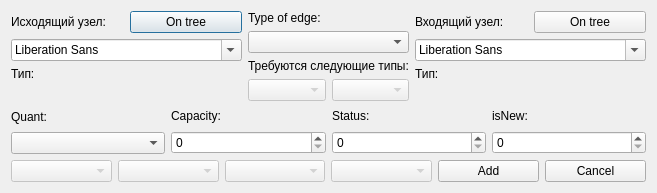
<?xml version="1.0" encoding="UTF-8"?>
<ui version="4.0">
 <class>FormNewEdge</class>
 <widget class="QDialog" name="FormNewEdge">
  <property name="geometry">
   <rect>
    <x>0</x>
    <y>0</y>
    <width>620</width>
    <height>193</height>
   </rect>
  </property>
  <property name="windowTitle">
   <string>Add new edge</string>
  </property>
  <layout class="QGridLayout" name="gridLayout">
   <item row="0" column="0" colspan="6">
    <layout class="QVBoxLayout" name="verticalLayout_10">
     <item>
      <layout class="QHBoxLayout" name="horizontalLayout_5">
       <item>
        <layout class="QVBoxLayout" name="verticalLayout_3">
         <item>
          <layout class="QHBoxLayout" name="horizontalLayout">
           <item>
            <widget class="QLabel" name="label">
             <property name="text">
              <string>Исходящий узел:</string>
             </property>
            </widget>
           </item>
           <item>
            <widget class="QPushButton" name="push_ontree_src">
             <property name="text">
              <string>On tree</string>
             </property>
            </widget>
           </item>
          </layout>
         </item>
         <item>
          <widget class="QFontComboBox" name="cb_src">
           <property name="enabled">
            <bool>true</bool>
           </property>
          </widget>
         </item>
         <item>
          <layout class="QVBoxLayout" name="verticalLayout_2">
           <item>
            <widget class="QLabel" name="label_8">
             <property name="text">
              <string>Тип:</string>
             </property>
            </widget>
           </item>
           <item>
            <widget class="QLabel" name="label_src">
             <property name="text">
              <string/>
             </property>
            </widget>
           </item>
          </layout>
         </item>
        </layout>
       </item>
       <item>
        <layout class="QVBoxLayout" name="verticalLayout_9">
         <item>
          <widget class="QLabel" name="label_2">
           <property name="text">
            <string>Type of edge:</string>
           </property>
          </widget>
         </item>
         <item>
          <widget class="QComboBox" name="cb_type">
           <property name="enabled">
            <bool>true</bool>
           </property>
          </widget>
         </item>
         <item>
          <widget class="QLabel" name="label_11">
           <property name="text">
            <string>Требуются следующие типы:</string>
           </property>
          </widget>
         </item>
         <item>
          <layout class="QHBoxLayout" name="horizontalLayout_3">
           <item>
            <widget class="QComboBox" name="cb_require_src">
             <property name="enabled">
              <bool>false</bool>
             </property>
            </widget>
           </item>
           <item>
            <widget class="QComboBox" name="cb_require_dst">
             <property name="enabled">
              <bool>false</bool>
             </property>
            </widget>
           </item>
          </layout>
         </item>
        </layout>
       </item>
       <item>
        <layout class="QVBoxLayout" name="verticalLayout_8">
         <item>
          <layout class="QHBoxLayout" name="horizontalLayout_2">
           <item>
            <widget class="QLabel" name="label_3">
             <property name="text">
              <string>Входящий узел:</string>
             </property>
            </widget>
           </item>
           <item>
            <widget class="QPushButton" name="push_ontree_dst">
             <property name="text">
              <string>On tree</string>
             </property>
            </widget>
           </item>
          </layout>
         </item>
         <item>
          <widget class="QFontComboBox" name="cb_dst">
           <property name="enabled">
            <bool>true</bool>
           </property>
          </widget>
         </item>
         <item>
          <layout class="QVBoxLayout" name="verticalLayout">
           <item>
            <widget class="QLabel" name="label_9">
             <property name="text">
              <string>Тип:</string>
             </property>
            </widget>
           </item>
           <item>
            <widget class="QLabel" name="label_dst">
             <property name="text">
              <string/>
             </property>
            </widget>
           </item>
          </layout>
         </item>
        </layout>
       </item>
      </layout>
     </item>
     <item>
      <layout class="QHBoxLayout" name="horizontalLayout_4">
       <item>
        <layout class="QVBoxLayout" name="verticalLayout_4">
         <item>
          <widget class="QLabel" name="label_5">
           <property name="text">
            <string>Quant:</string>
           </property>
          </widget>
         </item>
         <item>
          <widget class="QComboBox" name="cb_quant">
           <property name="enabled">
            <bool>true</bool>
           </property>
          </widget>
         </item>
        </layout>
       </item>
       <item>
        <layout class="QVBoxLayout" name="verticalLayout_5">
         <item>
          <widget class="QLabel" name="label_4">
           <property name="text">
            <string>Capacity:</string>
           </property>
          </widget>
         </item>
         <item>
          <widget class="QSpinBox" name="spin_capacity"/>
         </item>
        </layout>
       </item>
       <item>
        <layout class="QVBoxLayout" name="verticalLayout_6">
         <item>
          <widget class="QLabel" name="label_6">
           <property name="text">
            <string>Status:</string>
           </property>
          </widget>
         </item>
         <item>
          <widget class="QSpinBox" name="spin_status"/>
         </item>
        </layout>
       </item>
       <item>
        <layout class="QVBoxLayout" name="verticalLayout_7">
         <item>
          <widget class="QLabel" name="label_7">
           <property name="text">
            <string>isNew:</string>
           </property>
          </widget>
         </item>
         <item>
          <widget class="QSpinBox" name="spin_isNew"/>
         </item>
        </layout>
       </item>
      </layout>
     </item>
    </layout>
   </item>
   <item row="1" column="0">
    <widget class="QComboBox" name="cb_quant_private">
     <property name="enabled">
      <bool>false</bool>
     </property>
    </widget>
   </item>
   <item row="1" column="1">
    <widget class="QComboBox" name="cb_src_private">
     <property name="enabled">
      <bool>false</bool>
     </property>
    </widget>
   </item>
   <item row="1" column="2">
    <widget class="QComboBox" name="cb_type_private">
     <property name="enabled">
      <bool>false</bool>
     </property>
    </widget>
   </item>
   <item row="1" column="3">
    <widget class="QComboBox" name="cb_dst_private">
     <property name="enabled">
      <bool>false</bool>
     </property>
    </widget>
   </item>
   <item row="1" column="4">
    <widget class="QPushButton" name="kkk">
     <property name="text">
      <string>Add</string>
     </property>
    </widget>
   </item>
   <item row="1" column="5">
    <widget class="QPushButton" name="cancel">
     <property name="text">
      <string>Cancel</string>
     </property>
    </widget>
   </item>
  </layout>
 </widget>
 <resources/>
 <connections/>
</ui>
